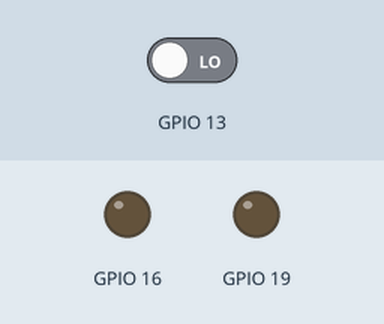
Recording of a program running on a simulated Raspberry Pi (BCM pin numbers). Shown: output pins drawn as LEDs (lit = HIGH). Dashed ring = blinking. Inputs (shaded band) come from the test bench; at power-on: GPIO 13 LOW.

Above: at 1.2 s.
1.3 s: GPIO 13 driven HIGH
At 1.45 s:
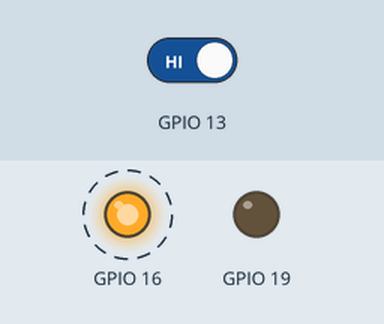
At 2.05 s:
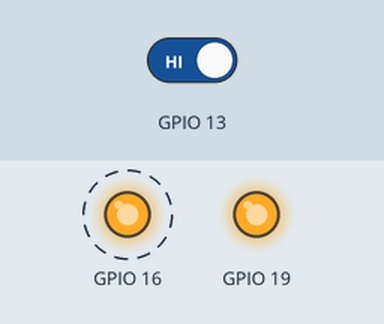
4.3 s: GPIO 13 driven LOW
At 5.1 s:
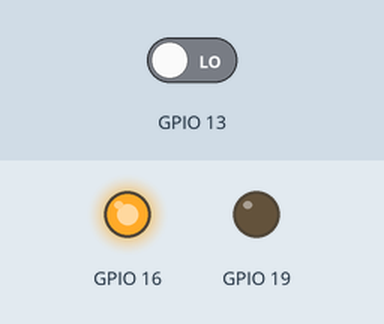
Timing chart, 0 to 7.3 s (numbered marks = the images above; inputs shaded):
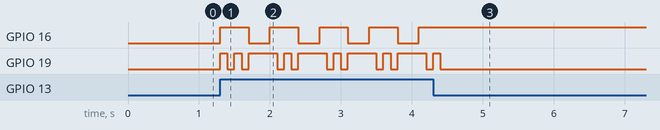

Measured:
- after the input at 1.3 s, GPIO 16: alternates HIGH for 0.40 s and LOW for 0.30 s, starting at once; GPIO 19: LOW → HIGH at once, then repeats every 0.70 s: LOW 0.10 s, HIGH 0.10 s, LOW 0.10 s, HIGH 0.40 s
- after the input at 4.3 s, GPIO 16: stops changing and stays HIGH; GPIO 19: goes on until 4.4 s, then stays LOW

The program:

basic_executer.py
```python
import RPi.GPIO as GPIO
import initialize as initializer
from Parts.buzzer import BuzzerManager
from Parts.led import LedManager
from Parts.switch import SwitchManager


def call_main_module():
    """Main Module
    """
    state = False
    buzzer_manager = BuzzerManager(initializer.BUZZER_PORT)
    led_manager = LedManager(initializer.LED_RED_PORT)
    switch_manager = SwitchManager(initializer.SWITCH_1_PORT)

    try:
        while True:
            switch_io = switch_manager.get_switch_status()
            if switch_io == 1:
                state = not state
                led_manager.switch_on_off_led(state)
                if state is True:
                    buzzer_manager.turn_on_buzzer()
                else:
                    buzzer_manager.turn_off_buzzer()

    except KeyboardInterrupt:
        GPIO.cleanup()


if __name__ == '__main__':
    call_main_module()
```

initialize.py
```python
import RPi.GPIO as GPIO

""" Define All ports
"""
LED_RED_PORT = 16
BUZZER_PORT = 19
SWITCH_1_PORT = 13

""" Define GPIO Base settings
"""
GPIO.setmode(GPIO.BCM)
GPIO.setwarnings(False)
""" Define GPIO I/O Settings
"""
```

buzzer.py
```python
import RPi.GPIO as GPIO
import time


class BuzzerManager:
    """Buzzer Manager
    """

    def __init__(self, target_port):
        self._target_port = target_port
        GPIO.setup(target_port, GPIO.OUT)

    def turn_on_buzzer(self):
        for i in range(2):
            GPIO.output(self._target_port, GPIO.HIGH)
            time.sleep(0.1)
            GPIO.output(self._target_port, GPIO.LOW)
            time.sleep(0.1)

    def turn_off_buzzer(self):
        GPIO.output(self._target_port, GPIO.HIGH)
        time.sleep(0.3)
        GPIO.output(self._target_port, GPIO.LOW)
```

led.py
```python
import RPi.GPIO as GPIO


class LedManager:
    """LED Manager
    """

    def __init__(self, target_port):
        self._target_port = target_port
        GPIO.setup(target_port, GPIO.OUT)

    def switch_on_off_led(self, state):
        GPIO.output(self._target_port, state)
```

switch.py
```python
import RPi.GPIO as GPIO


class SwitchManager:
    """Switch Manager
    """

    def __init__(self, target_port):
        self._target_port = target_port
        GPIO.setup(target_port, GPIO.IN)

    def get_switch_status(self):
        """Fix to Add event
        :return: Switch status
        """
        return GPIO.input(self._target_port)
```
